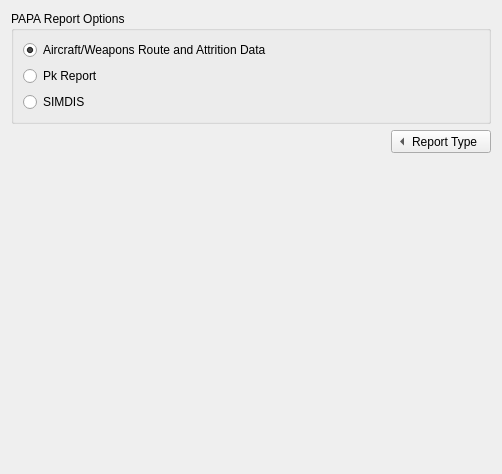
<?xml version="1.0" encoding="UTF-8"?>
<ui version="4.0">
 <class>OptionsPAPA</class>
 <widget class="QWidget" name="OptionsPAPA">
  <property name="geometry">
   <rect>
    <x>0</x>
    <y>0</y>
    <width>502</width>
    <height>474</height>
   </rect>
  </property>
  <property name="sizePolicy">
   <sizepolicy hsizetype="Expanding" vsizetype="Fixed">
    <horstretch>0</horstretch>
    <verstretch>0</verstretch>
   </sizepolicy>
  </property>
  <layout class="QVBoxLayout" name="verticalLayout" stretch="0,0,0">
   <item>
    <widget class="QGroupBox" name="groupBox_2">
     <property name="styleSheet">
      <string notr="true"/>
     </property>
     <property name="title">
      <string>PAPA Report Options</string>
     </property>
     <property name="flat">
      <bool>false</bool>
     </property>
     <layout class="QVBoxLayout">
      <item>
       <widget class="QRadioButton" name="mButtonAWRAD">
        <property name="text">
         <string>Aircraft/Weapons Route and Attrition Data</string>
        </property>
        <property name="checked">
         <bool>true</bool>
        </property>
       </widget>
      </item>
      <item>
       <widget class="QRadioButton" name="mButtonPkR">
        <property name="text">
         <string>Pk Report</string>
        </property>
       </widget>
      </item>
      <item>
       <widget class="QRadioButton" name="mButtonSIMDIS">
        <property name="text">
         <string>SIMDIS</string>
        </property>
       </widget>
      </item>
     </layout>
    </widget>
   </item>
   <item>
    <layout class="QHBoxLayout" name="horizontalLayout_2">
     <item>
      <spacer name="horizontalSpacer">
       <property name="orientation">
        <enum>Qt::Horizontal</enum>
       </property>
       <property name="sizeHint" stdset="0">
        <size>
         <width>40</width>
         <height>20</height>
        </size>
       </property>
      </spacer>
     </item>
     <item>
      <widget class="QToolButton" name="toolButton">
       <property name="sizePolicy">
        <sizepolicy hsizetype="Fixed" vsizetype="Fixed">
         <horstretch>0</horstretch>
         <verstretch>0</verstretch>
        </sizepolicy>
       </property>
       <property name="contextMenuPolicy">
        <enum>Qt::NoContextMenu</enum>
       </property>
       <property name="toolTip">
        <string/>
       </property>
       <property name="layoutDirection">
        <enum>Qt::LeftToRight</enum>
       </property>
       <property name="styleSheet">
        <string notr="true"/>
       </property>
       <property name="text">
        <string>Report Type</string>
       </property>
       <property name="toolButtonStyle">
        <enum>Qt::ToolButtonTextBesideIcon</enum>
       </property>
       <property name="autoRaise">
        <bool>false</bool>
       </property>
       <property name="arrowType">
        <enum>Qt::LeftArrow</enum>
       </property>
      </widget>
     </item>
    </layout>
   </item>
   <item>
    <spacer>
     <property name="orientation">
      <enum>Qt::Vertical</enum>
     </property>
     <property name="sizeHint" stdset="0">
      <size>
       <width>20</width>
       <height>40</height>
      </size>
     </property>
    </spacer>
   </item>
  </layout>
 </widget>
 <resources/>
 <connections/>
</ui>
